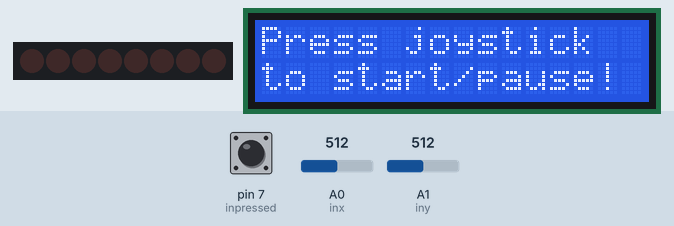
Simulated run of this sketch. Board: Arduino Uno, built with avr-gcc and run on an emulated ATmega328P. Shown: 8 shift-register outputs drawn as a row of LEDs (first output left, lit = HIGH), 16×2 character LCD. Wiring (inferred from the names in the program): shift register (74HC595): data pin 10; shift clock pin 13; latch pin 8. Wiring (inferred from the signals the program sends): row of LEDs: on Q0, Q1, Q2, Q3, Q4, Q5, Q6, Q7. Inputs (shaded band) come from the test bench; at power-on: pin 7 (inpressed) HIGH, A0 (inx) = 512, A1 (iny) = 512. Random numbers use the default seed unless the sketch sets one.

Above: at 0.8 s.
0.9 s: pin 7 (inpressed) pulled LOW for 3.2 s
At 2.1 s:
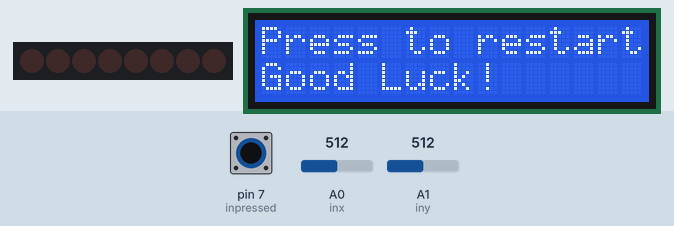
At 3.07 s:
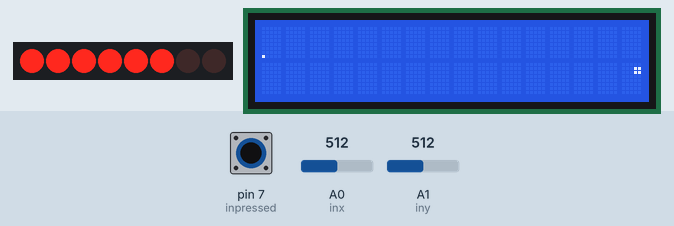
5.6 s: A0 (inx) set to 716
At 6.6 s:
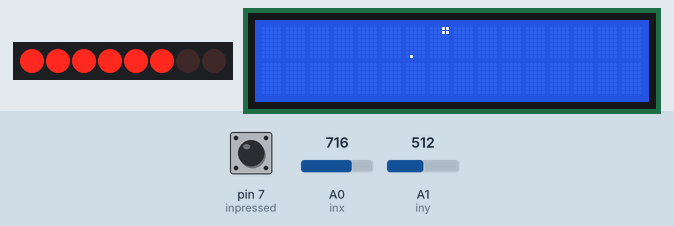
7.1 s: A0 (inx) set to 690
8.6 s: A0 (inx) set to 679
10.1 s: A0 (inx) set to 653
11.6 s: A1 (iny) set to 530
13.1 s: A1 (iny) set to 553
Timing chart, 0 to 15.6 s (numbered marks = the images above; inputs shaded):
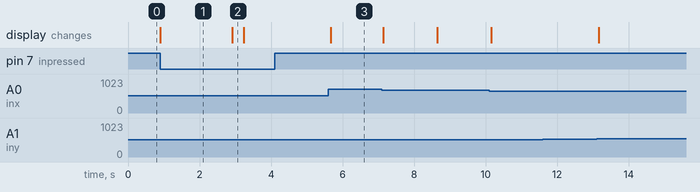

Measured:
- after the input at 0.9 s, the display: changes at once (image 1)
- after the input at 5.6 s, the display: changes after 0.06 s (image 3)
- after the input at 11.6 s, every drawn part: stays the same
- what the display in image 1 shows lasts 2.0 s, from 0.9 s to 2.9 s

The sketch:

slingshot.ino
```cpp
// Individual Project
// Arcade Slingshot
// Vincent Zhu
#include <LiquidCrystal.h>
#include <math.h>

// var for lcd
const int rs = 12, en = 11, d4 = 5, d5 = 4, d6 = 3, d7 = 2;
LiquidCrystal lcd(rs, en, d4, d5, d6, d7);

// var for 7-segment
const int dataPin = 10;  // blue wire to 74HC595 pin
const int latchPin = 8; // green to 74HC595 pin
const int clockPin = 13; // yellow to 74HC595 pin
const char common = 'c';    // common cathode
bool decPt = true;  // decimal point display flag


// var for joystick
const int inx = A0;
const int iny = A1;
const int inpressed = 7;
int x = 0;
int y = 0;
int initx = 0;
int inity = 0;
int notpressed = 0;

int deltax = 0;
int deltay = 0;
double rad, angle;

String X = "";
String Y = "";

unsigned long lastDebounceTime = 0;
unsigned long debounceDelay = 50;

byte matrix[][5][8] = {
    {{B10000, B00000, B00000, B00000, B00000, B00000, B00000, B00000},
     {B01000, B00000, B00000, B00000, B00000, B00000, B00000, B00000},
     {B00100, B00000, B00000, B00000, B00000, B00000, B00000, B00000},
     {B00010, B00000, B00000, B00000, B00000, B00000, B00000, B00000},
     {B00001, B00000, B00000, B00000, B00000, B00000, B00000, B00000}},
    {{B00000, B10000, B00000, B00000, B00000, B00000, B00000, B00000},
     {B00000, B01000, B00000, B00000, B00000, B00000, B00000, B00000},
     {B00000, B00100, B00000, B00000, B00000, B00000, B00000, B00000},
     {B00000, B00010, B00000, B00000, B00000, B00000, B00000, B00000},
     {B00000, B00001, B00000, B00000, B00000, B00000, B00000, B00000}},
    {{B00000, B00000, B10000, B00000, B00000, B00000, B00000, B00000},
     {B00000, B00000, B01000, B00000, B00000, B00000, B00000, B00000},
     {B00000, B00000, B00100, B00000, B00000, B00000, B00000, B00000},
     {B00000, B00000, B00010, B00000, B00000, B00000, B00000, B00000},
     {B00000, B00000, B00001, B00000, B00000, B00000, B00000, B00000}},
    {{B00000, B00000, B00000, B10000, B00000, B00000, B00000, B00000},
     {B00000, B00000, B00000, B01000, B00000, B00000, B00000, B00000},
     {B00000, B00000, B00000, B00100, B00000, B00000, B00000, B00000},
     {B00000, B00000, B00000, B00010, B00000, B00000, B00000, B00000},
     {B00000, B00000, B00000, B00001, B00000, B00000, B00000, B00000}},
    {{B00000, B00000, B00000, B00000, B10000, B00000, B00000, B00000},
     {B00000, B00000, B00000, B00000, B01000, B00000, B00000, B00000},
     {B00000, B00000, B00000, B00000, B00100, B00000, B00000, B00000},
     {B00000, B00000, B00000, B00000, B00010, B00000, B00000, B00000},
     {B00000, B00000, B00000, B00000, B00001, B00000, B00000, B00000}},
    {{B00000, B00000, B00000, B00000, B00000, B10000, B00000, B00000},
     {B00000, B00000, B00000, B00000, B00000, B01000, B00000, B00000},
     {B00000, B00000, B00000, B00000, B00000, B00100, B00000, B00000},
     {B00000, B00000, B00000, B00000, B00000, B00010, B00000, B00000},
     {B00000, B00000, B00000, B00000, B00000, B00001, B00000, B00000}},
    {{B00000, B00000, B00000, B00000, B00000, B00000, B10000, B00000},
     {B00000, B00000, B00000, B00000, B00000, B00000, B01000, B00000},
     {B00000, B00000, B00000, B00000, B00000, B00000, B00100, B00000},
     {B00000, B00000, B00000, B00000, B00000, B00000, B00010, B00000},
     {B00000, B00000, B00000, B00000, B00000, B00000, B00001, B00000}},
    {{B00000, B00000, B00000, B00000, B00000, B00000, B00000, B10000},
     {B00000, B00000, B00000, B00000, B00000, B00000, B00000, B01000},
     {B00000, B00000, B00000, B00000, B00000, B00000, B00000, B00100},
     {B00000, B00000, B00000, B00000, B00000, B00000, B00000, B00010},
     {B00000, B00000, B00000, B00000, B00000, B00000, B00000, B00001}}};

int row, col, lrow, lcol, mx, my, trow, tcol, tx, ty, drow, dcol;
int lastx, lasty, lastrow, lastcol;
int nextx, nexty, nx, ny;
float xmap, ymap, lastmap, l;
float lastv = -1;
int now, loopcount;
int score, currentscore;
boolean hit;

void setup()
{
  lcd.begin(16, 2); // set up the LCD's number of columns and rows
  pinMode(inx, INPUT);
  pinMode(iny, INPUT);
  pinMode(inpressed, INPUT_PULLUP);

  pinMode(dataPin, OUTPUT);
  pinMode(latchPin, OUTPUT);
  pinMode(clockPin, OUTPUT);
  Serial.begin(9600);

  hit = true;
  score = 0;

  // wait for the press to start the game
  lcd.print("Press joystick");
  lcd.setCursor(0, 1);
  lcd.print("to start/pause!");

  while (digitalRead(inpressed))
  {
  }

  lcd.clear();
  lcd.print("Press to restart!");
  lcd.setCursor(0, 1);
  lcd.print("Good Luck!");
  delay(2000);
}

void mapping(int xx, int yy)
{ // map the input into new range
  ymap = map(xx, 512, 1023, 0, 80);
  ymap = constrain(ymap, 0, 80);
  xmap = map(yy, 0, 1023, -7, 8);
  xmap = constrain(xmap, -7, 8);
  if (xmap == 0)
  {
    l = 0;
  }
  else
  {
    l = ymap / xmap;
  }
}

void lcdposition(int lx, int ly)
{ // calculate the new location of the ball
  if (lx <= 0)
  {
    lcol = 0;
  }
  else if (lx > 0)
  {
    lcol = 1;
  }
  lrow = ly / 5;
  mx = ly % 5;
  my = abs(lx);

  if (lcol == 0)
  {
    my = 7 - my;
  }
  lcd.createChar(1, matrix[mx][my]);

  // create the byte for displaying the ball
  byte ball[8];

  // prevent the target from being cleared
  if (lrow == trow && lcol == tcol)
  {
    for (int j = 0; j < 8; j++)
    {
      ball[j] = matrix[my][mx][j] | matrix[tx][ty][j] | matrix[tx + 1][ty][j] | matrix[tx][ty + 1][j] | matrix[tx + 1][ty + 1][j];
    }
  }
  else
  {
    for (int j = 0; j < 8; j++)
    {
      ball[j] = matrix[my][mx][j];
    }
  }
  lcd.createChar(2, ball);

  if (lrow <= 2)
  {
    lrow = 0;
    lcol = 0;
    byte iball[8] = {
        B00000,
        B00000,
        B00000,
        B00000,
        B00000,
        B00000,
        B00000,
        B10000,
    };
    lcd.createChar(2, iball);
  }
  lcd.setCursor(lrow, lcol);
  lcd.write(2);
}

void clearball()
{ // erase the last ball
  byte empty[8] = {
      B00000,
      B00000,
      B00000,
      B00000,
      B00000,
      B00000,
      B00000,
      B00000,
  };
  if (lrow == trow && lcol == tcol)
  {
    lcd.setCursor(lrow, lcol);
    lcd.write(4);
  }
  else
  {
    lcd.createChar(3, empty);
    lcd.setCursor(lrow, lcol);
    lcd.write(3);
  }
}

void drawtarget()
{ // draw a random target
  trow = random(4, 17);
  tcol = random(0, 2);
  tx = random(0, 8);
  ty = random(0, 5);
  byte target[8];
  for (int j = 0; j < 8; j++)
  {
    target[j] = matrix[tx][ty][j] | matrix[tx + 1][ty][j] |
                matrix[tx][ty + 1][j] |
                matrix[tx + 1][ty + 1][j];
  }
  lcd.createChar(4, target);
  lcd.setCursor(trow, tcol);
  lcd.write(4);
}

void cleartarget()
{ // erace the last target
  byte empty[8] = {
      B00000,
      B00000,
      B00000,
      B00000,
      B00000,
      B00000,
      B00000,
      B00000,
  };
  lcd.createChar(5, empty);
  lcd.setCursor(trow, tcol);
  lcd.write(5);
}

void fly(int xx, int yy, int rrow, int ccol)
{ // let the ball fly
  int ix = 6;
  int iy = 0;
  float slope;
  int dx = ccol * 8 + xx;
  int dy = rrow * 5 + yy;
  byte next[8];

  // find the next position
  slope = (float)(dx - ix) / (float)(dy - iy);
  nexty = iy;
  while (nexty < 79)
  {
    byte empty[8] = {
        B00000,
        B00000,
        B00000,
        B00000,
        B00000,
        B00000,
        B00000,
        B00000,
    };

    // clear the last position
    if (drow == trow && dcol == tcol)
    {
      lcd.setCursor(drow, dcol);
      lcd.write(4);
    }
    else
    {
      lcd.createChar(5, empty);
      lcd.setCursor(drow, dcol);
      lcd.write(5);
    }

    nextx = (int)(slope * nexty) + ix;

    drow = nexty / 5;
    dcol = nextx / 8;

    nx = nextx % 8;
    ny = nexty % 5;

    // prevent the target from being cleared
    if (drow == trow && dcol == tcol)
    {
      for (int j = 0; j < 8; j++)
      {
        next[j] = matrix[nx][ny][j] | matrix[tx][ty][j] | matrix[tx + 1][ty][j] | matrix[tx][ty + 1][j] | matrix[tx + 1][ty + 1][j];
      }
    }
    else
    {
      for (int j = 0; j < 8; j++)
      {
        next[j] = matrix[nx][ny][j];
      }
    }

    lcd.createChar(6, next);
    lcd.setCursor(drow, dcol);
    lcd.write(6);
    nexty = nexty + 1;
    delay(50);

    // check if the target is hit
    check();
    if (hit)
    {
      break;
    }
    // cehck if reach the end point
    if (drow == rrow && dcol == ccol)
    {
      if (nx == xx && ny == yy)
      {
        break;
      }
    }
  }
}

void check()
{ // check if the target is hit
  if (drow == trow && dcol == tcol)
  {
    if ((tx <= nx) && (nx <= tx + 1) && (ty <= ny) && (ny <= ty))
    {
      Serial.println("hit!!!");
      hit = true;
      score = score + 1;
      cleartarget();
      drawtarget();
    }
  }
}

void loop()
{
  // read input
  x = analogRead(inx);                 // reading x value [range 0 -> 1023] from left to right
  y = analogRead(iny);                 // reading y value [range 0 -> 1023] from up to down
  notpressed = digitalRead(inpressed); // reading button state: 1 = not pressed, 0 = pressed

  // restart the game
  if (!notpressed && (millis() > 3000))
  {
    if ((millis() - lastDebounceTime) > debounceDelay)
    {
      cleartarget();
      drawtarget();
      score = 0;
    }
    lastDebounceTime = millis();
  }

  // record the initial position
  if (millis() < 50)
  {
    initx = x;
    inity = y;
  }

  // calculate for joystick
  deltax = x - initx;
  deltay = y - inity;
  rad = atan2(deltay, deltax);
  angle = rad * 57.3;

  // clean the startup screen
  if (loopcount == 0)
  {
    lcd.clear();
    loopcount += 1;
  }

  // draw a new target if hit
  if (hit)
  {
    cleartarget();
    drawtarget();
    hit = false;
  }

  // display score
  byte scoreBits;
  if (score >= 10) {
    scoreBits = B10010010;
  } else {
    scoreBits = toBits(score);
  }
  updateDisplay(scoreBits);

  // visible ball
  clearball();
  mapping(x, y);
  lcdposition(xmap, ymap);

  // check if user release the joystick
  // use this to adjust your sensitivity
  if ((ymap < 10.00) && (lastmap - ymap > 20))
  {
    Serial.println("Release!!!!!!!!!!!!!!!!!  ");
    Serial.print(lastmap);
    Serial.print(" - ");
    Serial.println(ymap);
    Serial.println(lastx);
    Serial.println(lasty);
    Serial.println(lastrow);
    Serial.println(lastcol);
    fly(lastx, lasty, lastrow, lastcol);
  }
  lastx = my;
  lasty = mx;
  lastrow = lrow;
  lastcol = lcol;
  lastmap = ymap;
  delay(30);
}

void updateDisplay(byte eightBits) {
  digitalWrite(latchPin, LOW);  // prepare shift register for data
  shiftOut(dataPin, clockPin, LSBFIRST, eightBits); // send data
  digitalWrite(latchPin, HIGH); // update display
}

byte toBits(int someNumber) {
  switch (someNumber) {
    case 0:
      return B11111100;
      break;
    case 1:
      return B01100000;
      break;
    case 2:
      return B11011010;
      break;
    case 3:
      return B11110010;
      break;
    case 4:
      return B01100110;
      break;
    case 5:
      return B10110110;
      break;
    case 6:
      return B10111110;
      break;
    case 7:
      return B11100000;
      break;
    case 8:
      return B11111110;
      break;
    case 9:
      return B11110110;
      break;
    default:
      return B10010010; // Error condition, displays three vertical bars
      break;
  }
}
```
